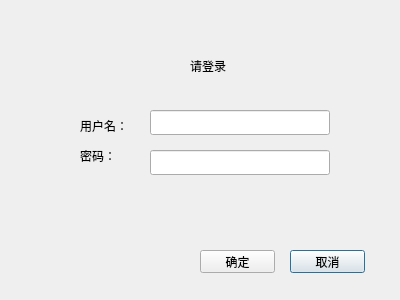
<?xml version="1.0" encoding="UTF-8"?>
<ui version="4.0">
 <class>login</class>
 <widget class="QDialog" name="login">
  <property name="geometry">
   <rect>
    <x>0</x>
    <y>0</y>
    <width>400</width>
    <height>300</height>
   </rect>
  </property>
  <property name="windowTitle">
   <string>Dialog</string>
  </property>
  <property name="styleSheet">
   <string notr="true">background-image: url(D:/Study/shujujiegou/guangzongyaozu/1.png);</string>
  </property>
  <widget class="QLabel" name="label_2">
   <property name="geometry">
    <rect>
     <x>80</x>
     <y>140</y>
     <width>71</width>
     <height>31</height>
    </rect>
   </property>
   <property name="text">
    <string>密码：</string>
   </property>
  </widget>
  <widget class="QLabel" name="label">
   <property name="geometry">
    <rect>
     <x>80</x>
     <y>110</y>
     <width>71</width>
     <height>31</height>
    </rect>
   </property>
   <property name="text">
    <string>用户名：</string>
   </property>
  </widget>
  <widget class="QLabel" name="label_3">
   <property name="geometry">
    <rect>
     <x>190</x>
     <y>60</y>
     <width>54</width>
     <height>12</height>
    </rect>
   </property>
   <property name="text">
    <string>请登录</string>
   </property>
  </widget>
  <widget class="QLineEdit" name="lineEdit">
   <property name="geometry">
    <rect>
     <x>150</x>
     <y>110</y>
     <width>180</width>
     <height>25</height>
    </rect>
   </property>
   <property name="text">
    <string/>
   </property>
  </widget>
  <widget class="QLineEdit" name="lineEdit_2">
   <property name="geometry">
    <rect>
     <x>150</x>
     <y>150</y>
     <width>180</width>
     <height>25</height>
    </rect>
   </property>
   <property name="text">
    <string/>
   </property>
  </widget>
  <widget class="QPushButton" name="cancel">
   <property name="geometry">
    <rect>
     <x>290</x>
     <y>250</y>
     <width>75</width>
     <height>23</height>
    </rect>
   </property>
   <property name="styleSheet">
    <string notr="true">background-image: url(D:/Study/shujujiegou/guangzongyaozu/微信截图_20200528195659.png);</string>
   </property>
   <property name="text">
    <string>取消</string>
   </property>
  </widget>
  <widget class="QPushButton" name="ok">
   <property name="geometry">
    <rect>
     <x>200</x>
     <y>250</y>
     <width>75</width>
     <height>23</height>
    </rect>
   </property>
   <property name="styleSheet">
    <string notr="true">background-image: url(D:/Study/shujujiegou/guangzongyaozu/微信截图_20200528195659.png);</string>
   </property>
   <property name="text">
    <string>确定</string>
   </property>
  </widget>
 </widget>
 <resources/>
 <connections/>
</ui>
